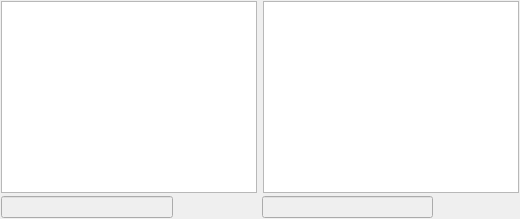
      <widget class="QWidget" name="pageDual">
       <layout class="QGridLayout" name="gridLayout_2">
        <property name="leftMargin">
         <number>1</number>
        </property>
        <property name="topMargin">
         <number>1</number>
        </property>
        <property name="rightMargin">
         <number>1</number>
        </property>
        <property name="bottomMargin">
         <number>1</number>
        </property>
        <property name="spacing">
         <number>3</number>
        </property>
        <item row="0" column="0" colspan="6">
         <layout class="QHBoxLayout" name="horizontalLayout" stretch="0,0">
          <property name="spacing">
           <number>6</number>
          </property>
          <item>
           <widget class="ImageView" name="graphicsView1">
            <property name="sizePolicy">
             <sizepolicy hsizetype="Expanding" vsizetype="Expanding">
              <horstretch>0</horstretch>
              <verstretch>0</verstretch>
             </sizepolicy>
            </property>
           </widget>
          </item>
          <item>
           <widget class="ImageView" name="graphicsView2">
            <property name="sizePolicy">
             <sizepolicy hsizetype="Expanding" vsizetype="Expanding">
              <horstretch>0</horstretch>
              <verstretch>0</verstretch>
             </sizepolicy>
            </property>
           </widget>
          </item>
         </layout>
        </item>
        <item row="1" column="0">
         <widget class="QLineEdit" name="lineEditComment1">
          <property name="enabled">
           <bool>false</bool>
          </property>
          <property name="toolTip">
           <string>Image comment</string>
          </property>
          <property name="text">
           <string/>
          </property>
         </widget>
        </item>
        <item row="1" column="1">
         <widget class="QPushButton" name="pushButtonValidComment1">
          <property name="enabled">
           <bool>false</bool>
          </property>
          <property name="text">
           <string/>
          </property>
          <property name="icon">
           <iconset resource="../res/diffimg.qrc">
            <normaloff>:/diffimg/check2.png</normaloff>:/diffimg/check2.png</iconset>
          </property>
          <property name="flat">
           <bool>true</bool>
          </property>
         </widget>
        </item>
        <item row="1" column="2">
         <widget class="QPushButton" name="pushButtonClearComment1">
          <property name="toolTip">
           <string>Clear comment</string>
          </property>
          <property name="text">
           <string/>
          </property>
          <property name="icon">
           <iconset resource="../res/diffimg.qrc">
            <normaloff>:/diffimg/delete.png</normaloff>:/diffimg/delete.png</iconset>
          </property>
          <property name="flat">
           <bool>true</bool>
          </property>
         </widget>
        </item>
        <item row="1" column="3">
         <widget class="QLineEdit" name="lineEditComment2">
          <property name="enabled">
           <bool>false</bool>
          </property>
          <property name="toolTip">
           <string>Image comment</string>
          </property>
          <property name="text">
           <string/>
          </property>
         </widget>
        </item>
        <item row="1" column="4">
         <widget class="QPushButton" name="pushButtonValidComment2">
          <property name="enabled">
           <bool>false</bool>
          </property>
          <property name="text">
           <string/>
          </property>
          <property name="icon">
           <iconset resource="../res/diffimg.qrc">
            <normaloff>:/diffimg/check2.png</normaloff>:/diffimg/check2.png</iconset>
          </property>
          <property name="flat">
           <bool>true</bool>
          </property>
         </widget>
        </item>
        <item row="1" column="5">
         <widget class="QPushButton" name="pushButtonClearComment2">
          <property name="toolTip">
           <string>Clear comment</string>
          </property>
          <property name="text">
           <string/>
          </property>
          <property name="icon">
           <iconset resource="../res/diffimg.qrc">
            <normaloff>:/diffimg/delete.png</normaloff>:/diffimg/delete.png</iconset>
          </property>
          <property name="flat">
           <bool>true</bool>
          </property>
         </widget>
        </item>
       </layout>
      </widget>
